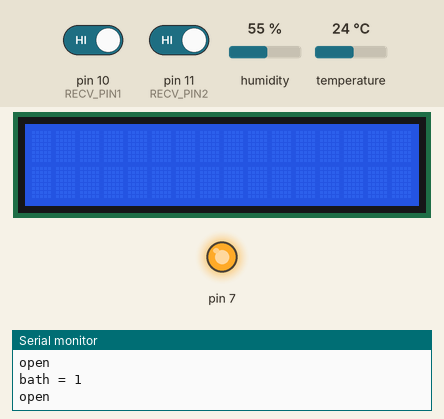
Recording of a sketch running on a simulated Arduino Uno, built with avr-gcc and run on an emulated ATmega328P. Shown: 16×2 character LCD, output pins drawn as LEDs (lit = HIGH), the last lines printed to the serial monitor. Inputs (shaded band) come from the test bench; at power-on: pin 10 (RECV_PIN1) HIGH, pin 11 (RECV_PIN2) HIGH, humidity 55 %, temperature 24 °C.

Above: at 5.2 s.
5.3 s: pin 10 (RECV_PIN1) driven LOW and pin 11 (RECV_PIN2) driven LOW
At 6.6 s:
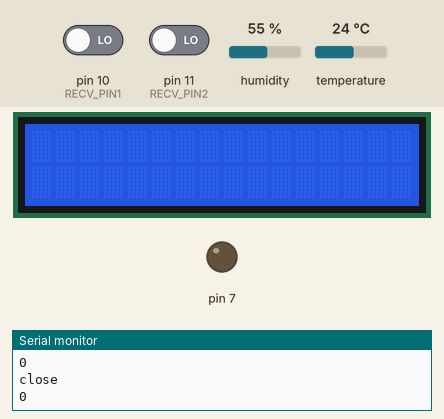
7.1 s: pin 10 (RECV_PIN1) driven HIGH
At 7.7 s:
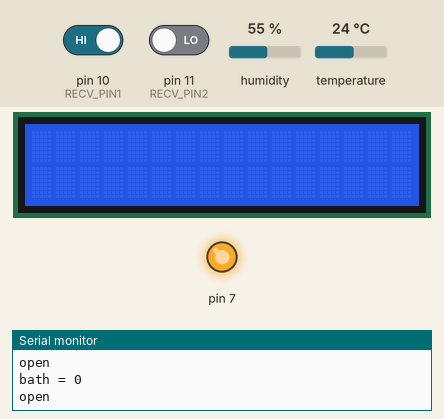
8.6 s: pin 10 (RECV_PIN1) driven LOW
At 9.1 s:
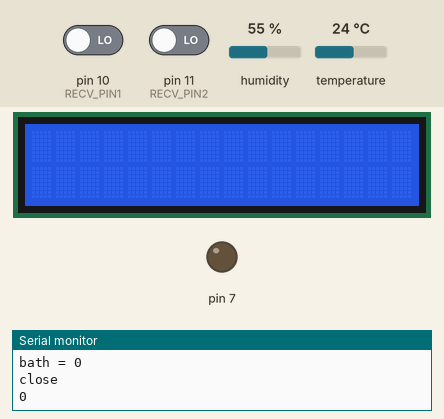
Timing chart, 0 to 11.6 s (numbered marks = the images above; inputs shaded):
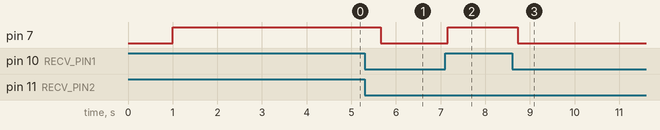

Measured:
- after the input at 5.3 s, pin 7: HIGH → LOW after 0.36 s
- after the input at 7.1 s, pin 7: LOW → HIGH after 0.06 s
- after the input at 8.6 s, pin 7: HIGH → LOW after 0.13 s

The sketch:

auto_light_sensor.ino
```cpp
#include <dht.h>
#include <Wire.h>  // Arduino IDE 內建
#include <LiquidCrystal_I2C.h>
LiquidCrystal_I2C lcd(0x27, 2, 1, 0, 4, 5, 6, 7, 3, POSITIVE);  // 設定 LCD I2C 位址
#define dht_dpin A0 //定義訊號要從Pin A0 進來
dht DHT;

int i=0, y=0, x=1;
int sensor1;
int sensor2;
const int RECV_PIN1 = 10;
const int RECV_PIN2 = 11;
const int fan=7;
double sensorValue;
const byte ledPin = 13;

void setup(){

Serial.begin(9600);
delay(300);             //Let system settle
Serial.println("Humidity and temperature\n\n");
delay(700);             //Wait rest of 1000ms recommended delay before
                        //accessing sensor
pinMode(RECV_PIN1, INPUT);
pinMode(RECV_PIN2, INPUT);
pinMode(7, OUTPUT);
digitalWrite(7, HIGH); //close
//digitalWrite(7, LOW); //open
delay(3000);
lcd.begin(16, 2);  // 設定LCD有2列16欄
lcd.backlight();
}

void loop(){
DHT.read11(dht_dpin);   //去library裡面找DHT.read11
sensor1 = 0;
sensor2 = 0;
sensor2 = digitalRead(RECV_PIN1);
sensor1 = digitalRead(RECV_PIN2);
Serial.print("bath = ");
Serial.println(sensor1);

while (digitalRead(RECV_PIN2) == 0 && digitalRead(RECV_PIN1) == 0) {
   Serial.println("close");
   Serial.println(sensor1);
   digitalWrite(ledPin,LOW);
   digitalWrite(7, LOW);
   i=0;
   delay(500);
}
Serial.println("open");
digitalWrite(ledPin,HIGH);
digitalWrite(7, HIGH);
delay(500);
}
```
